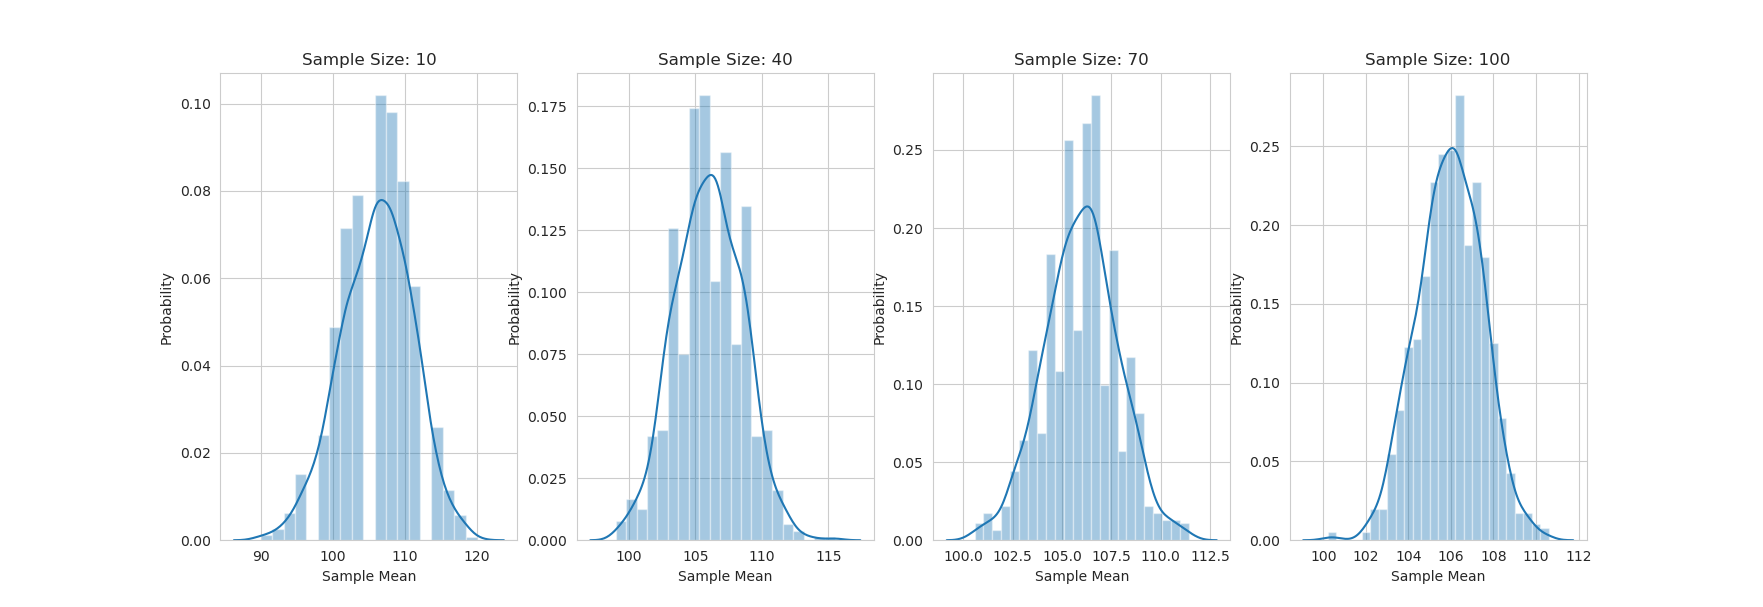

Here is the Python script that generated this plot:
import numpy as np
import matplotlib.pyplot as plt
import seaborn as sns
sns.set_style('whitegrid')
mu = 106
variance = 244
sigma = np.sqrt(variance)
og_population = {
    80: 0.2,
    100: 0.3,
    120: 0.5
}
samples = np.arange(10, 110, 30)
fig, axes = plt.subplots(1, len(samples), figsize=(15, 5))
for sampleSize in samples:
    sample_means = []
    for i in range(1000):
        sample = np.random.choice(list(og_population.keys()), size=sampleSize, p=list(og_population.values()))
        sample_mean = np.mean(sample)
        sample_means.append(sample_mean)
    sns.distplot(sample_means, ax=axes[samples.tolist().index(sampleSize)])
    axes[samples.tolist().index(sampleSize)].set_title('Sample Size: {}'.format(sampleSize))
    axes[samples.tolist().index(sampleSize)].set_xlabel('Sample Mean')
    axes[samples.tolist().index(sampleSize)].set_ylabel('Probability')
plt.show()
